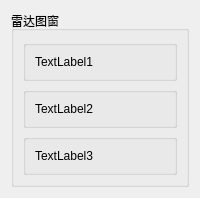
      <widget class="QWidget" name="tab_3">
       <attribute name="title">
        <string>雷达信号图窗</string>
       </attribute>
       <layout class="QHBoxLayout" name="horizontalLayout_34">
        <item>
         <widget class="QGroupBox" name="groupBox_9">
          <property name="title">
           <string>雷达图窗</string>
          </property>
          <layout class="QGridLayout" name="gridLayout_12">
           <item row="0" column="0">
            <layout class="QVBoxLayout" name="verticalLayout_10">
             <item>
              <widget class="QGroupBox" name="groupBox_5">
               <property name="title">
                <string/>
               </property>
               <layout class="QHBoxLayout" name="horizontalLayout_31">
                <item>
                 <widget class="QLabel" name="label_graph_1">
                  <property name="text">
                   <string>TextLabel1</string>
                  </property>
                 </widget>
                </item>
               </layout>
              </widget>
             </item>
             <item>
              <widget class="QGroupBox" name="groupBox_7">
               <property name="title">
                <string/>
               </property>
               <layout class="QHBoxLayout" name="horizontalLayout_32">
                <item>
                 <widget class="QLabel" name="label_graph_2">
                  <property name="text">
                   <string>TextLabel2</string>
                  </property>
                 </widget>
                </item>
               </layout>
              </widget>
             </item>
             <item>
              <widget class="QGroupBox" name="groupBox_8">
               <property name="title">
                <string/>
               </property>
               <layout class="QHBoxLayout" name="horizontalLayout_33">
                <item>
                 <widget class="QLabel" name="label_graph_3">
                  <property name="text">
                   <string>TextLabel3</string>
                  </property>
                 </widget>
                </item>
               </layout>
              </widget>
             </item>
            </layout>
           </item>
          </layout>
         </widget>
        </item>
       </layout>
      </widget>
